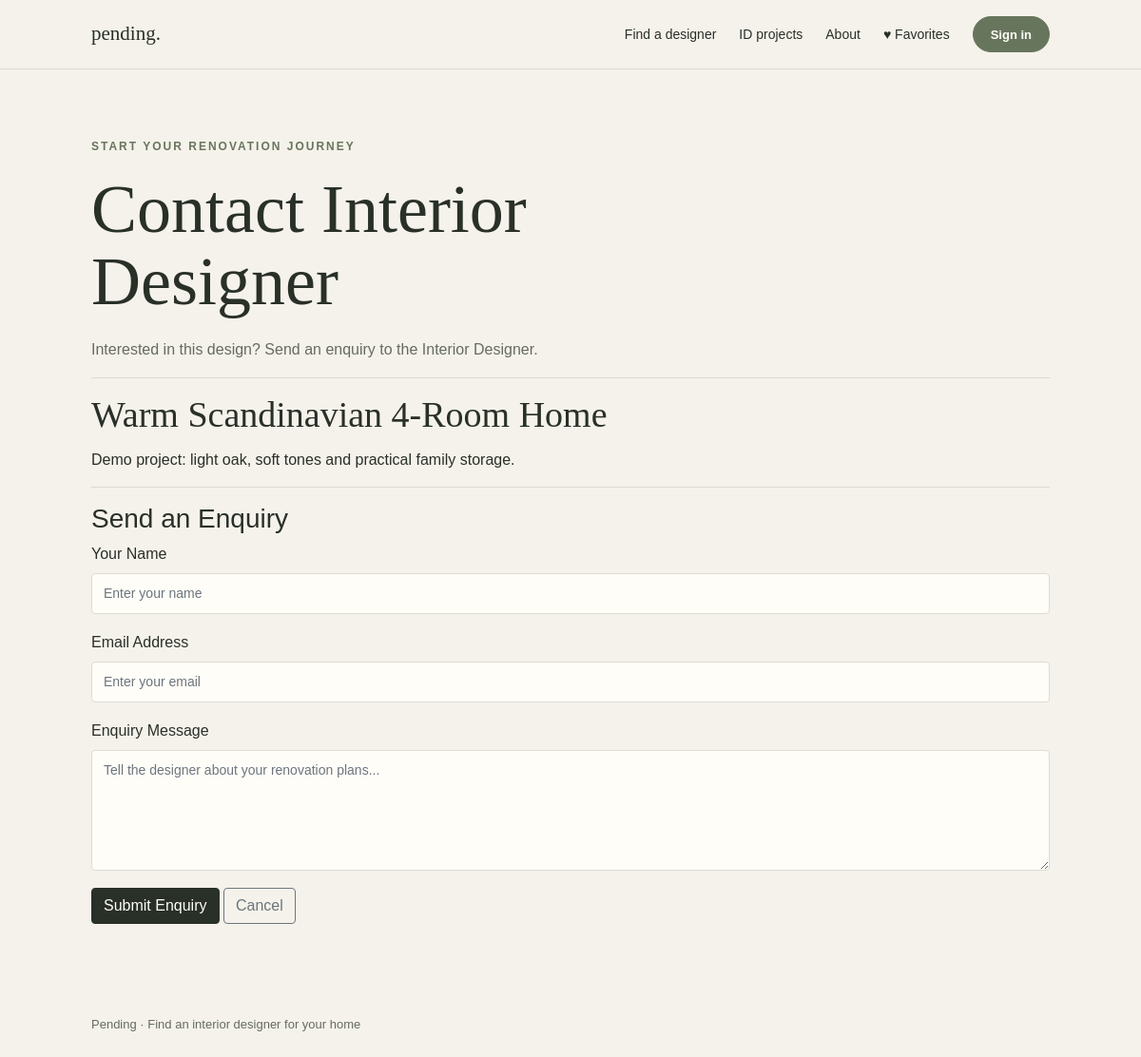
The app's page /customer/contact/1 with its own data.
### tables this page shows
CREATE TABLE interior_design_project (
            id INTEGER PRIMARY KEY AUTOINCREMENT,
            title TEXT NOT NULL,
            description TEXT DEFAULT '',
            is_featured INTEGER DEFAULT 0,
            is_visible INTEGER DEFAULT 1,
            category TEXT DEFAULT '',
            style TEXT DEFAULT '',
            property_type TEXT DEFAULT ''
        , room_count TEXT NOT NULL DEFAULT '', apartment_type TEXT NOT NULL DEFAULT '', created_at TEXT NOT NULL DEFAULT '', updated_at TEXT NOT NULL DEFAULT '', account_key TEXT NOT NULL DEFAULT '', viewership_count INTEGER NOT NULL DEFAULT 0, shortlist_count INTEGER NOT NULL DEFAULT 0);

### app.py (the view, shortened to what this page needs)
@app.route('/customer/contact/<int:project_id>', methods=['GET', 'POST'])
def customer_contact(project_id):
    project = _project_svc.get(project_id)
    if not project or not project['is_visible']:
        return render_template('sites/404.html'), 404
    error = None
    form = {'name': '', 'email': '', 'message': ''}
    return render_template('sites/customer_contact.html', project=project, error=error,
                           form=form, submitted=request.args.get('sent') == '1')

### database.py (called while the page is built)
def get_db():
    connection = sqlite3.connect(DB_PATH, factory=_DemoConnection)
    connection.row_factory = sqlite3.Row
    connection.execute('PRAGMA foreign_keys = ON')
    return connection

def get_project(project_id):
    with get_db() as conn:
        row = conn.execute('SELECT * FROM interior_design_project WHERE id=?',(project_id,)).fetchone()
        return dict(row) if row else None

    def __exit__(self, exc_type, exc_value, traceback):
        try:
            return super().__exit__(exc_type, exc_value, traceback)
        finally:
            self.close()

    def get(self, project_id):
        return get_project(project_id)

### templates/sites/customer_contact.html (shortened to what this page needs)
{% extends "master.html" %}
{% block content %}
<section class="section" id="customer-contact">
    <p class="eyebrow">START YOUR RENOVATION JOURNEY</p>
    <h1>Contact Interior Designer</h1>
    <p class="section-intro">
        Interested in this design? Send an enquiry to
        the Interior Designer.
    </p>
    <hr>
    <h2>{{ project['title'] }}</h2>
    <p>{{ project['description'] }}</p>
    <hr>
    {% if submitted %}
        <div class="alert alert-success">
            Your enquiry has been submitted successfully!
            The Interior Designer can follow up with you.
        </div>
        <a href="{{ url_for('idp_view', project_id=project['id']) }}"
           class="btn btn-dark">
            Back to Project
        </a>
    {% else %}
        <h3>Send an Enquiry</h3>
        <form method="POST"
              action="{{ url_for('customer_contact', project_id=project['id']) }}">
            <div class="form-group">
                <label for="name">Your Name</label>
                <input type="text"
                       id="name"
                       name="name"
                       class="form-control"
                       placeholder="Enter your name"
                       value="{{ form.get('name', '') }}"
                       maxlength="100"
                       required>
            </div>
            <div class="form-group">
                <label for="email">Email Address</label>
                <input type="email"
                       id="email"
                       name="email"
                       class="form-control"
                       placeholder="Enter your email"
                       value="{{ form.get('email', '') }}"
                       maxlength="254"
                       required>
            </div>
            <div class="form-group">
                <label for="message">Enquiry Message</label>
                <textarea id="message"
                          name="message"
                          class="form-control"
                          rows="5"
                          maxlength="2000"
                          placeholder="Tell the designer about your renovation plans..."
                          required>{{ form.get('message', '') }}</textarea>
            </div>
            <button type="submit" class="btn btn-dark">
                Submit Enquiry
            </button>
            <a href="{{ url_for('idp_view', project_id=project['id']) }}"
               class="btn btn-outline-secondary">
                Cancel
            </a>
        </form>
    {% endif %}
</section>
{% endblock %}

### static/style.css (style rules this page uses)
* { box-sizing: border-box; }
body { margin: 0; background: #f5f2eb; color: #293028; font-family: Arial, sans-serif; }
a { color: inherit; text-decoration: none; }
.eyebrow { color: #68755d; font-size: 12px; font-weight: bold; letter-spacing: 2px; text-transform: uppercase; }
h1, h2 { font-family: Georgia, serif; font-weight: normal; }
h1 { max-width: 700px; margin: 20px 0; font-size: clamp(42px, 7vw, 72px); line-height: 1.05; }
.intro, .section-intro { max-width: 540px; color: #666b61; line-height: 1.7; }
.section { padding: 72px 8%; }
.section h2 { margin: 12px 0; font-size: 38px; }
.btn-dark { background: #293028; color: #fffdf8; border-color: #293028; }
.form-group { margin-bottom: 18px; }
.form-control { width: 100%; padding: 10px 12px; border: 1px solid #dedbd2; background: #fffdf8; font: inherit; font-size: 14px; }
textarea.form-control { resize: vertical; }
:root { --pending-ink: #293028; --pending-sage: #68755d; --pending-muted: #666b61; --pending-paper: #fffdf8; --pending-line: #dedbd2; --pending-sand: #e9e7dd; }

### records on screen
interior_design_project: title "Warm Scandinavian 4-Room Home", description "Demo project: light oak, soft tones and practical family storage."
